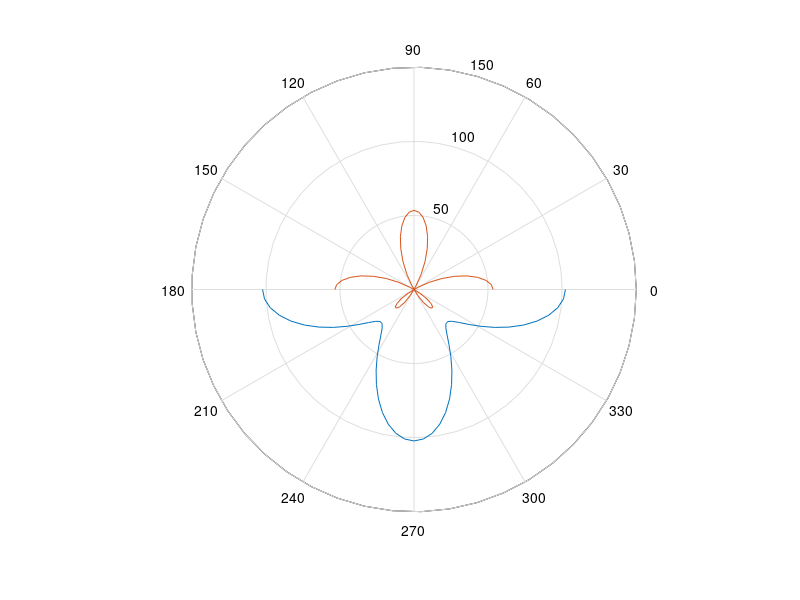

Write MATLAB code to recreate this figure.
% A Matlab script to calculate silicon piezoresistance coefficients in
% any crystal direction. This script was originally downloaded from
% http://www.kaajakari.net/PracticalMEMS
%
% You may modify this script to your own use and you may distribute this script 
% unmodified. 
% 
% Author: Ville Kaajakari
% Date: 2.4.2009

function pangle3

%100
pr=protated(0,0,'n');
% By definitions
p_l_100n=pr(1,1)
p_t_100n=pr(1,2)
pr=protated(0,0,'p');
% By definitions
p_l_100p=pr(1,1)
p_t_100p=pr(1,2)

%110
pr=protated(pi/4,0,'n');
% By definitions
p_l_110n=pr(1,1)
p_t_110n=pr(1,2)
pr=protated(pi/4,0,'p');
% By definitions
p_l_110p=pr(1,1)
p_t_110p=pr(1,2)

%111
pr=protated(-pi/4,-asin(1/sqrt(3)),'n');
% By definitions
p_l_111n=pr(1,1)
p_t_111n=pr(1,2)
pr=protated(-pi/4,-asin(1/sqrt(3)),'p');
% By definitions
p_l_111p=pr(1,1)
p_t_111p=pr(1,2)

%110
N=51;
theta=linspace(0,pi,N);
Y_angle=zeros(1,N);
v_angle=zeros(1,N);


for kk=1:N,
   
    pr=protated(theta(kk),0,'n');

    % By definitions
    p_l(kk)=pr(1,1);
    p_t(kk)=pr(1,2);

    if p_l(kk)<0,
        theta_l(kk)=theta(kk)+pi;
    else
        theta_l(kk)=theta(kk);
    end

    if p_t(kk)<0,
        theta_t(kk)=theta(kk)+pi;
    else
        theta_t(kk)=theta(kk);
    end
end
%break

h=polar(theta_l,abs(p_l)); hold on
h=polar(theta_t,abs(p_t)); hold off

% mmpolar.m function can be used for nicer plots. Try Googling!
%h=mmpolar(theta_l,abs(p_l),'b',theta_t,abs(p_t),'r');
%mmpolar('RTickValue',[20 40 60 80 100 120])
%set(h,'linewidth',1.5);

function pr=protated(theta,gamma,type)

if type=='n'
    % n-type (ok)
    p1111=-102.2;
    p1122=53.4;
    p2323=-13.6/2;
else
    % p-type
    p1111=6.6;
    p1122=-1.1;
    p2323=138.1/2;
end
%Non-zero componenents of Si stiffness tensor in [100] coordinates
pp(1,1,1,1)=p1111;
pp(2,2,2,2)=p1111;
pp(3,3,3,3)=p1111;

pp(1,1,2,2)=p1122;
pp(1,1,3,3)=p1122;
pp(2,2,1,1)=p1122;
pp(2,2,3,3)=p1122;
pp(3,3,1,1)=p1122;
pp(3,3,2,2)=p1122;

pp(1,3,1,3)=p2323;
pp(3,1,1,3)=p2323;
pp(1,3,3,1)=p2323;
pp(3,1,3,1)=p2323;

pp(2,3,2,3)=p2323;
pp(3,2,2,3)=p2323;
pp(2,3,3,2)=p2323;
pp(3,2,3,2)=p2323;

pp(1,2,1,2)=p2323;
pp(2,1,1,2)=p2323;
pp(1,2,2,1)=p2323;
pp(2,1,2,1)=p2323;

p0=[
    [pp(1,1,1,1) pp(1,1,2,2) pp(1,1,3,3) pp(1,1,2,3) pp(1,1,1,3) pp(1,1,1,2)];
    [pp(2,2,1,1) pp(2,2,2,2) pp(2,2,3,3) pp(2,2,2,3) pp(2,2,1,3) pp(2,2,1,2)];
    [pp(3,3,1,1) pp(3,3,2,2) pp(3,3,3,3) pp(3,3,2,3) pp(3,3,1,3) pp(3,3,1,2)];
    [pp(3,2,1,1) pp(3,2,2,2) pp(3,2,3,3) pp(2,3,2,3) pp(2,3,1,2) pp(2,3,1,2)];
    [pp(3,1,1,1) pp(3,1,2,2) pp(3,1,3,3) pp(3,1,2,3) pp(1,3,1,3) pp(3,1,1,2)];
    [pp(2,1,1,1) pp(2,1,2,2) pp(2,1,3,3) pp(2,1,2,3) pp(2,1,1,3) pp(1,2,1,2)];
    ];


% Rotation matrix
Q1=[
    [cos(theta) sin(theta) 0];
    [-sin(theta) cos(theta) 0];
    [0 0 1];
    ];
l1=cos(gamma); m1=0; n1=sin(gamma);
l2=0;             m2=1;             n2=0;
l3=-sin(gamma); m3=0; n3=cos(gamma);

Q2=[
    [l1 m1 n1];
    [l2 m2 n2];
    [l3 m3 n3];
];
Q=Q1*Q2;
%Carculate stiffness tensor in rotated coordinates
prot=zeros(3,3,3,3);
for i=1:3,
    for j=1:3,
        for k=1:3,
            for l=1:3,
                for p=1:3,
                    for q=1:3,
                        for r=1:3,
                            for s=1:3,
                                prot(i,j,k,l)=prot(i,j,k,l)+Q(p,i)*Q(q,j)*Q(r,k)*Q(s,l)*pp(p,q,r,s);
                            end
                        end
                    end
                end
            end
        end
    end
end

pr=[
    [prot(1,1,1,1) prot(1,1,2,2) prot(1,1,3,3) prot(1,1,2,3) prot(1,1,1,3) prot(1,1,1,2)];
    [prot(2,2,1,1) prot(2,2,2,2) prot(2,2,3,3) prot(2,2,2,3) prot(2,2,1,3) prot(2,2,1,2)];
    [prot(3,3,1,1) prot(3,3,2,2) prot(3,3,3,3) prot(3,3,2,3) prot(3,3,1,3) prot(3,3,1,2)];
    [prot(3,2,1,1) prot(3,2,2,2) prot(3,2,3,3) prot(2,3,2,3) prot(2,3,1,2) prot(2,3,1,2)];
    [prot(3,1,1,1) prot(3,1,2,2) prot(3,1,3,3) prot(3,1,2,3) prot(1,3,1,3) prot(3,1,1,2)];
    [prot(2,1,1,1) prot(2,1,2,2) prot(2,1,3,3) prot(2,1,2,3) prot(2,1,1,3) prot(1,2,1,2)];
    ];



